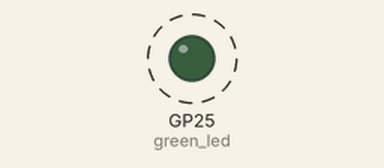
Recording of a program running on a simulated Raspberry Pi Pico running MicroPython. Parts: output pins drawn as LEDs (lit = HIGH). Dashed ring = blinking. At 10.0 s the program stops and its outputs stay as they are.

Above: at 0.5 s.
Timing chart, 0 to 4.6 s (numbered marks = the images above):
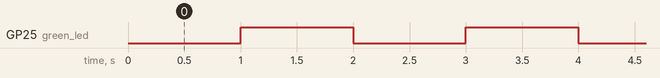

Measured:
- by itself, GP25 (green_led): alternates HIGH for 1.0 s and LOW for 1.0 s

The program:

main3.py
```python
from machine import Timer,Pin

green_led=Pin("LED",Pin.OUT)

#tim = Timer(period=5000, mode=Timer.ONE_SHOT, callback=lambda t:print(1))
#tim.init(period=1000, mode=Timer.PERIODIC, callback=lambda t:print(2))
count = 0
def green_led_mycallback(t:Timer):
    global count
    count = count + 1
    #print(f"目前mycallback被執行:{count}次")
    green_led.toggle()
    if count >= 10:
        t.deinit()

green_led_timer = Timer(period=1000,mode=Timer.PERIODIC,callback=green_led_mycallback)
```
